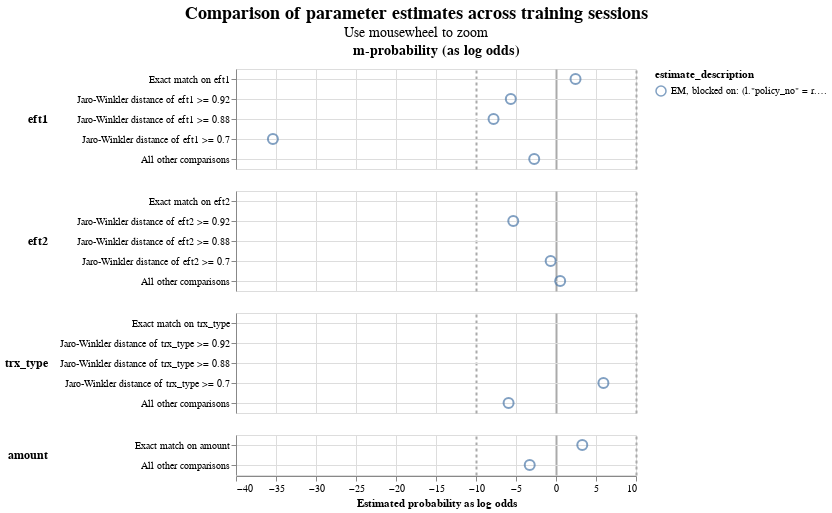

The notebook cell this image was saved under:
### Code cell
linker.visualisations.parameter_estimate_comparisons_chart()

### Figure 1 — Vega-Lite specification as saved in the notebook (floating-point values rounded to 4 significant figures)
{"config": {"view": {"continuousWidth": 400, "continuousHeight": 300}, "title": {"anchor": "middle", "fontSize": 18, "subtitleFontSize": 14}}, "data": {"name": "data-781b5b49e82bf5ea2b50cb894c94307d"}, "mark": {"type": "point", "filled": false, "opacity": 0.7, "size": 100}, "encoding": {"color": {"field": "estimate_description", "type": "nominal"}, "column": {"align": "each", "field": "col_header", "header": {"labelFontSize": 14, "labelFontWeight": "bold"}, "title": null, "type": "nominal"}, "row": {"align": "each", "field": "comparison_name", "header": {"labelAlign": "left", "labelAnchor": "middle", "labelAngle": 0, "labelFontSize": 12, "labelFontWeight": "bold"}, "sort": {"field": "comparison_sort_order"}, "title": null, "type": "nominal"}, "shape": {"field": "estimate_description", "scale": {"range": ["circle", "square", "triangle", "diamond"]}, "type": "nominal"}, "tooltip": [{"field": "comparison_name", "type": "nominal"}, {"field": "estimate_description", "type": "nominal"}, {"field": "estimated_probability", "type": "quantitative"}], "x": {"axis": {"gridColor": {"condition": {"test": "abs(datum.value / 10)  <= 1 & datum.value % 10 === 0", "value": "#aaa"}, "value": "#ddd"}, "gridDash": {"condition": {"test": "abs(datum.value / 10) == 1", "value": [3]}, "value": null}, "gridWidth": {"condition": {"test": "abs(datum.value / 10)  <= 1 & datum.value % 10 === 0", "value": 2}, "value": 1}}, "field": "estimated_probability_as_log_odds", "title": "Estimated probability as log odds", "type": "quantitative"}, "y": {"axis": {"grid": true, "title": null}, "field": "comparison_level_label", "sort": {"field": "comparison_vector_value", "order": "descending"}, "type": "nominal"}}, "params": [{"name": "mouse_zoom", "select": {"type": "interval", "encodings": ["x"]}, "bind": "scales"}], "resolve": {"scale": {"y": "independent"}}, "title": {"text": "Comparison of parameter estimates across training sessions", "subtitle": "Use mousewheel to zoom"}, "transform": [{"calculate": "datum.m_or_u + '-probability (as log odds)'", "as": "col_header"}], "$schema": "https://vega.github.io/schema/vega-lite/v5.9.3.json", "datasets": {"data-781b5b49e82bf5ea2b50cb894c94307d": [{"m_or_u": "m", "estimated_probability": 0.8445, "estimate_description": "EM, blocked on: (l.\"policy_no\" = r.\"policy_no\") AND (l.\"date\" = r.\"date\")", "estimated_probability_as_log_odds": 2.441, "sql_condition": "\"eft1_l\" = \"eft1_r\"", "comparison_level_label": "Exact match on eft1", "comparison_vector_value": 4, "comparison_name": "eft1", "comparison_sort_order": 2}, {"m_or_u": "m", "estimated_probability": 0.01954, "estimate_description": "EM, blocked on: (l.\"policy_no\" = r.\"policy_no\") AND (l.\"date\" = r.\"date\")", "estimated_probability_as_log_odds": -5.649, "sql_condition": "jaro_winkler_similarity(\"eft1_l\", \"eft1_r\") >= 0.92", "comparison_level_label": "Jaro-Winkler distance of eft1 >= 0.92", "comparison_vector_value": 3, "comparison_name": "eft1", "comparison_sort_order": 2}, {"m_or_u": "m", "estimated_probability": 0.004444, "estimate_description": "EM, blocked on: (l.\"policy_no\" = r.\"policy_no\") AND (l.\"date\" = r.\"date\")", "estimated_probability_as_log_odds": -7.807, "sql_condition": "jaro_winkler_similarity(\"eft1_l\", \"eft1_r\") >= 0.88", "comparison_level_label": "Jaro-Winkler distance of eft1 >= 0.88", "comparison_vector_value": 2, "comparison_name": "eft1", "comparison_sort_order": 2}, {"m_or_u": "m", "estimated_probability": 2.225e-11, "estimate_description": "EM, blocked on: (l.\"policy_no\" = r.\"policy_no\") AND (l.\"date\" = r.\"date\")", "estimated_probability_as_log_odds": -35.39, "sql_condition": "jaro_winkler_similarity(\"eft1_l\", \"eft1_r\") >= 0.7", "comparison_level_label": "Jaro-Winkler distance of eft1 >= 0.7", "comparison_vector_value": 1, "comparison_name": "eft1", "comparison_sort_order": 2}, {"m_or_u": "m", "estimated_probability": 0.1316, "estimate_description": "EM, blocked on: (l.\"policy_no\" = r.\"policy_no\") AND (l.\"date\" = r.\"date\")", "estimated_probability_as_log_odds": -2.723, "sql_condition": "ELSE", "comparison_level_label": "All other comparisons", "comparison_vector_value": 0, "comparison_name": "eft1", "comparison_sort_order": 2}, {"m_or_u": "m", "estimated_probability": "level not observed in training dataset", "estimate_description": "EM, blocked on: (l.\"policy_no\" = r.\"policy_no\") AND (l.\"date\" = r.\"date\")", "estimated_probability_as_log_odds": null, "sql_condition": "\"eft2_l\" = \"eft2_r\"", "comparison_level_label": "Exact match on eft2", "comparison_vector_value": 4, "comparison_name": "eft2", "comparison_sort_order": 3}, {"m_or_u": "m", "estimated_probability": 0.02404, "estimate_description": "EM, blocked on: (l.\"policy_no\" = r.\"policy_no\") AND (l.\"date\" = r.\"date\")", "estimated_probability_as_log_odds": -5.343, "sql_condition": "jaro_winkler_similarity(\"eft2_l\", \"eft2_r\") >= 0.92", "comparison_level_label": "Jaro-Winkler distance of eft2 >= 0.92", "comparison_vector_value": 3, "comparison_name": "eft2", "comparison_sort_order": 3}, {"m_or_u": "m", "estimated_probability": "level not observed in training dataset", "estimate_description": "EM, blocked on: (l.\"policy_no\" = r.\"policy_no\") AND (l.\"date\" = r.\"date\")", "estimated_probability_as_log_odds": null, "sql_condition": "jaro_winkler_similarity(\"eft2_l\", \"eft2_r\") >= 0.88", "comparison_level_label": "Jaro-Winkler distance of eft2 >= 0.88", "comparison_vector_value": 2, "comparison_name": "eft2", "comparison_sort_order": 3}, {"m_or_u": "m", "estimated_probability": 0.3865, "estimate_description": "EM, blocked on: (l.\"policy_no\" = r.\"policy_no\") AND (l.\"date\" = r.\"date\")", "estimated_probability_as_log_odds": -0.6667, "sql_condition": "jaro_winkler_similarity(\"eft2_l\", \"eft2_r\") >= 0.7", "comparison_level_label": "Jaro-Winkler distance of eft2 >= 0.7", "comparison_vector_value": 1, "comparison_name": "eft2", "comparison_sort_order": 3}, {"m_or_u": "m", "estimated_probability": 0.5895, "estimate_description": "EM, blocked on: (l.\"policy_no\" = r.\"policy_no\") AND (l.\"date\" = r.\"date\")", "estimated_probability_as_log_odds": 0.5219, "sql_condition": "ELSE", "comparison_level_label": "All other comparisons", "comparison_vector_value": 0, "comparison_name": "eft2", "comparison_sort_order": 3}, {"m_or_u": "m", "estimated_probability": "level not observed in training dataset", "estimate_description": "EM, blocked on: (l.\"policy_no\" = r.\"policy_no\") AND (l.\"date\" = r.\"date\")", "estimated_probability_as_log_odds": null, "sql_condition": "\"trx_type_l\" = \"trx_type_r\"", "comparison_level_label": "Exact match on trx_type", "comparison_vector_value": 4, "comparison_name": "trx_type", "comparison_sort_order": 4}, {"m_or_u": "m", "estimated_probability": "level not observed in training dataset", "estimate_description": "EM, blocked on: (l.\"policy_no\" = r.\"policy_no\") AND (l.\"date\" = r.\"date\")", "estimated_probability_as_log_odds": null, "sql_condition": "jaro_winkler_similarity(\"trx_type_l\", \"trx_type_r\") >= 0.92", "comparison_level_label": "Jaro-Winkler distance of trx_type >= 0.92", "comparison_vector_value": 3, "comparison_name": "trx_type", "comparison_sort_order": 4}, {"m_or_u": "m", "estimated_probability": "level not observed in training dataset", "estimate_description": "EM, blocked on: (l.\"policy_no\" = r.\"policy_no\") AND (l.\"date\" = r.\"date\")", "estimated_probability_as_log_odds": null, "sql_condition": "jaro_winkler_similarity(\"trx_type_l\", \"trx_type_r\") >= 0.88", "comparison_level_label": "Jaro-Winkler distance of trx_type >= 0.88", "comparison_vector_value": 2, "comparison_name": "trx_type", "comparison_sort_order": 4}, {"m_or_u": "m", "estimated_probability": 0.9838, "estimate_description": "EM, blocked on: (l.\"policy_no\" = r.\"policy_no\") AND (l.\"date\" = r.\"date\")", "estimated_probability_as_log_odds": 5.927, "sql_condition": "jaro_winkler_similarity(\"trx_type_l\", \"trx_type_r\") >= 0.7", "comparison_level_label": "Jaro-Winkler distance of trx_type >= 0.7", "comparison_vector_value": 1, "comparison_name": "trx_type", "comparison_sort_order": 4}, {"m_or_u": "m", "estimated_probability": 0.01617, "estimate_description": "EM, blocked on: (l.\"policy_no\" = r.\"policy_no\") AND (l.\"date\" = r.\"date\")", "estimated_probability_as_log_odds": -5.927, "sql_condition": "ELSE", "comparison_level_label": "All other comparisons", "comparison_vector_value": 0, "comparison_name": "trx_type", "comparison_sort_order": 4}, {"m_or_u": "m", "estimated_probability": 0.9069, "estimate_description": "EM, blocked on: (l.\"policy_no\" = r.\"policy_no\") AND (l.\"date\" = r.\"date\")", "estimated_probability_as_log_odds": 3.284, "sql_condition": "\"amount_l\" = \"amount_r\"", "comparison_level_label": "Exact match on amount", "comparison_vector_value": 1, "comparison_name": "amount", "comparison_sort_order": 5}, {"m_or_u": "m", "estimated_probability": 0.09309, "estimate_description": "EM, blocked on: (l.\"policy_no\" = r.\"policy_no\") AND (l.\"date\" = r.\"date\")", "estimated_probability_as_log_odds": -3.284, "sql_condition": "ELSE", "comparison_level_label": "All other comparisons", "comparison_vector_value": 0, "comparison_name": "amount", "comparison_sort_order": 5}]}}
